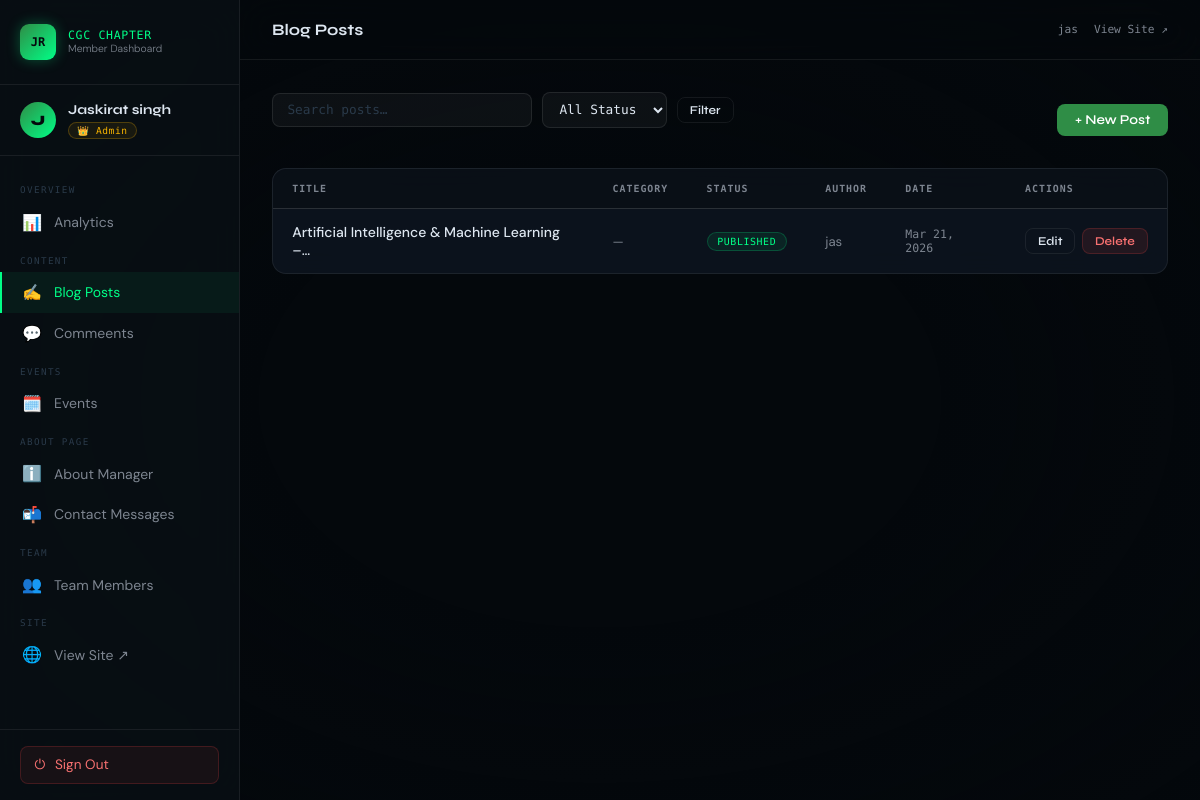
The page /dashboard/blogs/ (signed in) on the database its author committed.
### app1/models.py (models this page shows, shortened)
class MemberRole(models.Model):
    ROLE_CHOICES = [
        ('admin', 'Admin'),  # full access
        ('blog_editor', 'Blog Editor'),  # blog only
        ('event_manager', 'Event Manager'),  # events only
        ('team_manager', 'Team Manager'),  # team members only
        ('moderator', 'Moderator'),  # blog + events (read/edit, no delete)
    ]
    user = models.OneToOneField(User, on_delete=models.CASCADE, related_name='member_role')
    role = models.CharField(max_length=20, choices=ROLE_CHOICES, default='blog_editor')
    is_active = models.BooleanField(default=True, help_text="Uncheck to revoke dashboard access")
    joined_date = models.DateField(auto_now_add=True)
    bio = models.TextField(blank=True)
    avatar = models.ImageField(upload_to='member_avatars/', blank=True, null=True)
    class Meta:
        verbose_name = "Member Role"
        verbose_name_plural = "Member Roles"
    @property
    def can_manage_blog(self):
        return self.role in ('admin', 'blog_editor', 'moderator')
    @property
    def can_manage_events(self):
        return self.role in ('admin', 'event_manager', 'moderator')
    @property
    def can_manage_team(self):
        return self.role in ('admin', 'team_manager')
    @property
    def can_delete(self):
        return self.role == 'admin'
    @property
    def is_admin(self):
        return self.role == 'admin'
    @property
    def role_color(self):
        colors = {
            'admin': '#f8b400',
            'blog_editor': '#00ff87',
            'event_manager': '#60a5fa',
            'team_manager': '#a78bfa',
            'moderator': '#fb923c',
        }
        return colors.get(self.role, '#7d8590')
    @property
    def role_icon(self):
        icons = {
            'admin': '👑',
            'blog_editor': '✍️',
            'event_manager': '🗓️',
            'team_manager': '👥',
            'moderator': '🛡️',
        }
        return icons.get(self.role, '👤')

class Post(models.Model):
    STATUS_CHOICES = [("draft", "Draft"), ("published", "Published")]
    title       = models.CharField(max_length=250)
    slug        = models.SlugField(unique=True, blank=True, max_length=300)
    author      = models.ForeignKey(User, on_delete=models.CASCADE, related_name="posts")
    category    = models.ForeignKey(Category, on_delete=models.SET_NULL, null=True, blank=True, related_name="posts")
    tags        = models.ManyToManyField(Tag, blank=True, related_name="posts")
    content     = models.TextField()          # store Markdown here
    excerpt     = models.TextField(blank=True, max_length=300)
    cover_image = models.ImageField(upload_to="blog/covers/", blank=True, null=True)
    status      = models.CharField(max_length=10, choices=STATUS_CHOICES, default="draft")
    created_at  = models.DateTimeField(auto_now_add=True)
    updated_at  = models.DateTimeField(auto_now=True)
    class Meta:
        ordering = ["-created_at"]
    def get_absolute_url(self):
        return reverse("post_detail", kwargs={"slug": self.slug})

### app1/views.py (the view)
# urls.py: path('dashboard/blogs/', views.dashboard_blogs, name='dashboard_blogs'),
@member_required
def dashboard_blogs(request):
    role = get_member_role(request.user)
    if not role.can_manage_blog:
        messages.error(request, 'No blog access.')
        return redirect('dashboard_home')
    q      = request.GET.get('q', '')
    status = request.GET.get('status', '')
    posts  = Post.objects.all()
    if not role.is_admin:
        posts = posts.filter(author=request.user)
    if q:      posts = posts.filter(Q(title__icontains=q) | Q(content__icontains=q))
    if status: posts = posts.filter(status=status)
    posts = posts.order_by('-created_at')
    return render(request, 'dashboard/blogs.html', {
        'role': role, 'posts': posts, 'q': q, 'status_filter': status,
    })

### app1/views.py (called while the page is built)
def get_member_role(user):
    if user is None or not user.is_authenticated:
        return None
    if user.is_superuser or user.is_staff:
        from .models import MemberRole
        role, created = MemberRole.objects.get_or_create(
            user=user,
            defaults={'role': 'admin', 'is_active': True}
        )
        if not role.is_active:
            role.is_active = True
            role.save()
        return role
    try:
        role = user.member_role
        return role if role.is_active else None
    except MemberRole.DoesNotExist:
        return None

def member_required(view_func):
    from functools import wraps
    @wraps(view_func)
    def wrapper(request, *args, **kwargs):
        if not request.user.is_authenticated:
            return redirect('dashboard_login')
        role = get_member_role(request.user)
        if not role:
            messages.error(request, 'You do not have dashboard access.')
            return redirect('dashboard_login')
        return view_func(request, *args, **kwargs)
    return wrapper

### app1/templates/dashboard/blogs.html (shortened to what this page needs)
{% extends "dashboard/base_dashboard.html" %}
{% block page_title %}Blog Posts{% endblock %}
{% block content %}
<div class="section-head">
  <div class="search-bar">
    <form method="get" style="display:flex;gap:.6rem;align-items:center;flex-wrap:wrap;">
      <input type="text" name="q" value="{{ q }}" placeholder="Search posts…" class="search-input">
      <select name="status" style="background:rgba(255,255,255,.04);border:1px solid rgba(255,255,255,.09);color:var(--text);padding:.52rem .8rem;border-radius:8px;font-family:var(--mono);font-size:.8rem;">
        <option value="">All Status</option>
      </select>
      <button type="submit" class="btn btn-outline btn-sm">Filter</button>
    </form>
  </div>
  <a href="{% url 'dashboard_blog_create' %}" class="btn btn-primary">+ New Post</a>
</div>
<div class="dash-table-wrap">
  <table class="dash-table">
    <thead>
      <tr>
        <th>Title</th>
        <th>Category</th>
        <th>Status</th>
        <th>Author</th>
        <th>Date</th>
        <th>Actions</th>
      </tr>
    </thead>
    <tbody>
      {% for post in posts %}
      <tr>
        <td>
          <a href="{{ post.get_absolute_url }}" target="_blank"
             style="color:var(--text);text-decoration:none;font-weight:500;">
            {{ post.title|truncatechars:45 }}
          </a>
        </td>
        <td>
          {% if post.category %}
            <span class="badge badge-green">{{ post.category.name }}</span>
          {% else %}
            <span style="color:var(--muted);font-size:.8rem;">—</span>
          {% endif %}
        </td>
        <td>
          {% if post.status == 'published' %}
            <span class="badge badge-green">Published</span>
          {% else %}
            <span class="badge badge-gray">Draft</span>
          {% endif %}
        </td>
        <td style="color:var(--muted);font-size:.82rem;">{{ post.author.username }}</td>
        <td style="font-family:var(--mono);font-size:.72rem;color:var(--muted);">
          {{ post.created_at|date:"M d, Y" }}
        </td>
        <td>
          <div style="display:flex;gap:.4rem;">
            <a href="{% url 'dashboard_blog_edit' post.pk %}" class="btn btn-outline btn-sm">Edit</a>
            {% if role.can_delete %}
            <a href="{% url 'dashboard_blog_delete' post.pk %}" class="btn btn-danger btn-sm"
               onclick="return confirm('Delete this post? This cannot be undone.')">Delete</a>
            {% endif %}
          </div>
        </td>
      </tr>
      {% endfor %}
    </tbody>
  </table>
</div>
{% endblock %}

### app1/templates/dashboard/base_dashboard.html (shortened to what this page needs)
<!DOCTYPE html>
<html lang="en">
<head>
</head>
<body>
<div class="page-overlay"></div>
<canvas id="bg-canvas"></canvas>
<aside class="sidebar" id="sidebar">
  <div class="sidebar-brand">
    <div class="sidebar-logo">JR</div>
    <div class="sidebar-brand-text">
      <span class="sidebar-brand-title">CGC CHAPTER</span>
      <span class="sidebar-brand-sub">Member Dashboard</span>
    </div>
  </div>
  <div class="sidebar-user">
    <div class="sidebar-avatar">
      {% if request.user.member_role.avatar %}
        <img src="{{ request.user.member_role.avatar.url }}" alt="">
      {% else %}
        {{ request.user.username|slice:":1"|upper }}
      {% endif %}
    </div>
    <div class="sidebar-user-info">
      <div class="sidebar-username">{{ request.user.get_full_name|default:request.user.username }}</div>
      {% with role=request.user.member_role %}
      <div class="sidebar-role-badge"
           style="color:{{ role.role_color }};border-color:{{ role.role_color }}40;background:{{ role.role_color }}12;">
        {{ role.role_icon }} {{ role.get_role_display }}
      </div>
      {% endwith %}
    </div>
  </div>
  <nav class="sidebar-nav">
    <div class="nav-section-label">Overview</div>
    <a href="{% url 'dashboard_home' %}"
       class="{% if request.resolver_match.url_name == 'dashboard_home' %}active{% endif %}">
      <span class="nav-icon">📊</span> Analytics
    </a>
    {% with role=request.user.member_role %}
    {% if role.can_manage_blog %}
    <div class="nav-section-label">Content</div>
    <a href="{% url 'dashboard_blogs' %}"
       class="{% if 'blog' in request.resolver_match.url_name %}active{% endif %}">
      <span class="nav-icon">✍️</span> Blog Posts
    </a>
    <a href="{% url 'dashboard_comments' %}"
       class="{% if 'comment' in request.resolver_match.url_name %}active{% endif %}">
      <span class="nav-icon">💬</span> Commeents
    </a>
    {% endif %}
    {% if role.can_manage_events %}
    <div class="nav-section-label">Events</div>
    <a href="{% url 'dashboard_events' %}"
       class="{% if 'event' in request.resolver_match.url_name %}active{% endif %}">
      <span class="nav-icon">🗓️</span> Events
    </a>
    {% endif %}
         {% if role.is_admin %}
    <div class="nav-section-label">About Page</div>
    <a href="{% url 'dashboard_about' %}"
       class="{% if 'about' in request.resolver_match.url_name %}active{% endif %}">
      <span class="nav-icon">ℹ️</span> About Manager
    </a>
    <a href="{% url 'dashboard_contacts' %}"
       class="{% if 'contact' in request.resolver_match.url_name %}active{% endif %}">
      <span class="nav-icon">📬</span> Contact Messages
    </a>
    {% endif %}
    {% if role.can_manage_team %}
    <div class="nav-section-label">Team</div>
    <a href="{% url 'dashboard_team' %}"
       class="{% if 'team' in request.resolver_match.url_name %}active{% endif %}">
      <span class="nav-icon">👥</span> Team Members
    </a>
    {% endif %}
    {% endwith %}
    <div class="nav-section-label">Site</div>
    <a href="{% url 'index' %}" target="_blank">
      <span class="nav-icon">🌐</span> View Site ↗
    </a>
  </nav>
  <div class="sidebar-footer">
    <a href="{% url 'dashboard_logout' %}" class="btn-logout">
      <span>⏻</span> Sign Out
    </a>
  </div>
</aside>
<div class="dashboard-main">
  <header class="topbar">
    <div style="display:flex;align-items:center;gap:1rem;">
      <span class="topbar-title">{% block page_title %}Dashboard{% endblock %}</span>
    </div>
    <div style="display:flex;align-items:center;gap:1rem;">
      <span style="font-family:var(--mono);font-size:.7rem;color:var(--muted);">
        {{ request.user.username }}
      </span>
      <a href="{% url 'index' %}" target="_blank"
         style="font-family:var(--mono);font-size:.7rem;color:var(--muted);text-decoration:none;transition:color .2s;"
         onmouseover="this.style.color='var(--green)'" onmouseout="this.style.color='var(--muted)'">
        View Site ↗
      </a>
    </div>
  </header>
  <div class="page-content">
    {% block content %}{% endblock %}
  </div>
</div>
<canvas id="glow-trail"></canvas>
</body>
</html>

### rows shown on the page
MemberRole: role_icon "👑", role "Admin"
Post: title "Artificial Intelligence & Machine Learning –…", status "PUBLISHED", author.username "jas", created_at "Mar 21, 2026"

### other values the page prints
{{ request.user.username|slice:":1"|upper }} "J"
{{ request.user.get_full_name|default:request.user.username }} "Jaskirat singh"
{{ request.user.username }} "jas"
